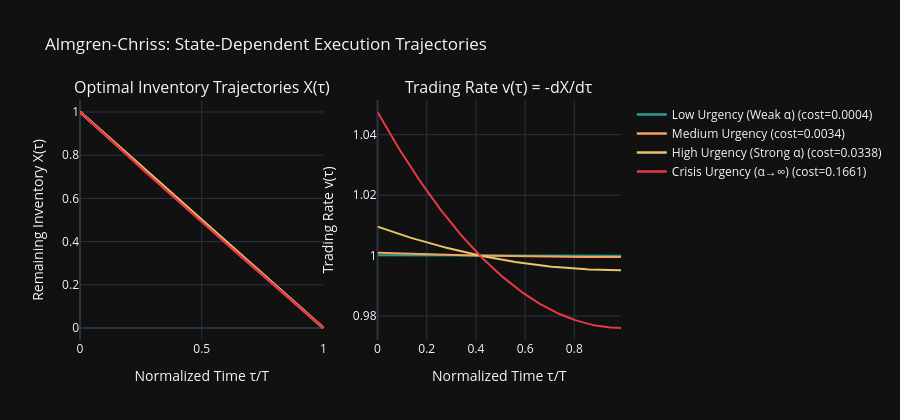

This figure's notebook cell:
### Markdown cell above
## Plot 2: Dynamic Almgren-Chriss Optimal Execution Trajectories

The Almgren-Chriss framework computes the optimal trade schedule that minimizes the expected execution cost subject to inventory risk. The key insight is that the **risk aversion parameter $\lambda$** governs the urgency-speed tradeoff:

- **High $\lambda$** (strong alpha signal): Liquidate aggressively to minimize opportunity cost exposure
- **Low $\lambda$** (weak alpha signal): Execute passively to minimize market impact slippage

The state-dependent version dynamically updates $\lambda(\mathbf{S}_\tau)$ based on real-time macro regime signals from the GJR-GARCH volatility state.

### Code cell
# ── Dynamic Almgren-Chriss Optimal Trajectories ───────────────────────────
class AlmgrenChriss:
    def __init__(self, eta=0.1, gamma_perm=0.05, beta=0.6):
        self.eta = eta; self.gamma_perm = gamma_perm; self.beta = beta

    def optimal_trajectory(self, X0, T, K, sigma, lambda_risk):
        """Closed-form AC trajectory: X_tau = X0 * sinh(κ(T-τ)) / sinh(κT)."""
        kappa = np.sqrt(lambda_risk * sigma**2 / self.eta)
        tau = np.linspace(0, T, K+1)
        X = X0 * np.sinh(kappa * (T - tau)) / (np.sinh(kappa * T) + 1e-10)
        X = np.maximum(X, 0)
        v = -np.diff(X)  # trading rate
        return tau, X, v

    def execution_cost(self, X0, T, K, sigma, lambda_risk):
        tau, X, v = self.optimal_trajectory(X0, T, K, sigma, lambda_risk)
        dt = T / K
        temp_impact = np.sum(self.eta * v**self.beta * v * dt)
        risk_cost = lambda_risk * np.sum(X[:-1]**2 * dt)
        return temp_impact + risk_cost

ac = AlmgrenChriss(eta=0.1, beta=0.6)
X0, T, K = 1.0, 1.0, 100
sigma = vol_paths['SPY'][-1]  # current GJR-GARCH vol

# Different lambda values corresponding to different alpha regimes
lambda_configs = {
    'Low Urgency (Weak α)': 0.001,
    'Medium Urgency': 0.01,
    'High Urgency (Strong α)': 0.1,
    'Crisis Urgency (α→∞)': 0.5
}
colors = ['#2a9d8f', '#f4a261', '#e9c46a', '#e63946']

fig2 = sp.make_subplots(rows=1, cols=2,
    subplot_titles=['Optimal Inventory Trajectories X(τ)', 'Trading Rate v(τ) = -dX/dτ'])

for (label, lam), col in zip(lambda_configs.items(), colors):
    tau, X, v = ac.optimal_trajectory(X0, T, K, sigma, lam)
    cost = ac.execution_cost(X0, T, K, sigma, lam)
    fig2.add_trace(go.Scatter(x=tau, y=X, name=f'{label} (cost={cost:.4f})',
        line=dict(color=col, width=2.5)), row=1, col=1)
    fig2.add_trace(go.Scatter(x=tau[:-1], y=v*K,
        line=dict(color=col, width=2, dash='solid'), showlegend=False), row=1, col=2)

fig2.update_layout(height=420, title_text='Almgren-Chriss: State-Dependent Execution Trajectories',
    template='plotly_dark')
fig2.update_xaxes(title_text='Normalized Time τ/T')
fig2.update_yaxes(title_text='Remaining Inventory X(τ)', row=1, col=1)
fig2.update_yaxes(title_text='Trading Rate v(τ)', row=1, col=2)
fig2.show()
